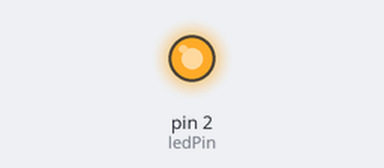
Bench run of a sketch on a simulated Arduino Uno, built with avr-gcc and run on an emulated ATmega328P. On the bench: output pins drawn as LEDs (lit = HIGH).

Above: at 1.0 s.
At 3.0 s:
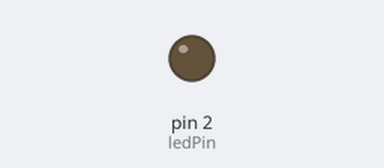
Timing chart, 0 to 5.2 s (numbered marks = the images above):
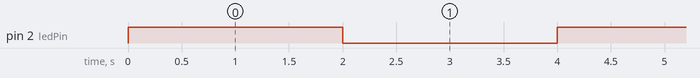

Measured:
- by itself, pin 2 (ledPin): alternates HIGH for 2.0 s and LOW for 2.0 s

The sketch:

HW1_GPIO_NguyenHoangHuy.ino
```cpp
// LED on GPIO2
int ledPin = 2;
void setup()
{
    // Set LED as output
    pinMode(ledPin, OUTPUT);
    // Serial monitor setup
    Serial.begin(115200);
}
void loop()
{
    digitalWrite(ledPin, HIGH);
    delay(2000);
    digitalWrite(ledPin, LOW);
    delay(2000);
}
```
